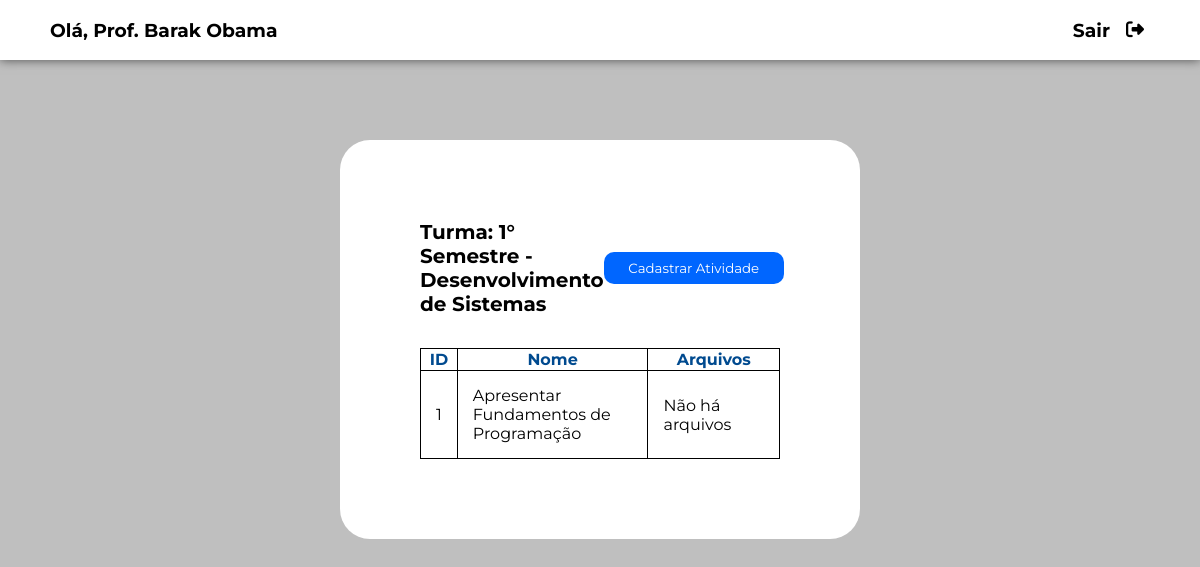
The app's page /tela_atividades/1, older data.
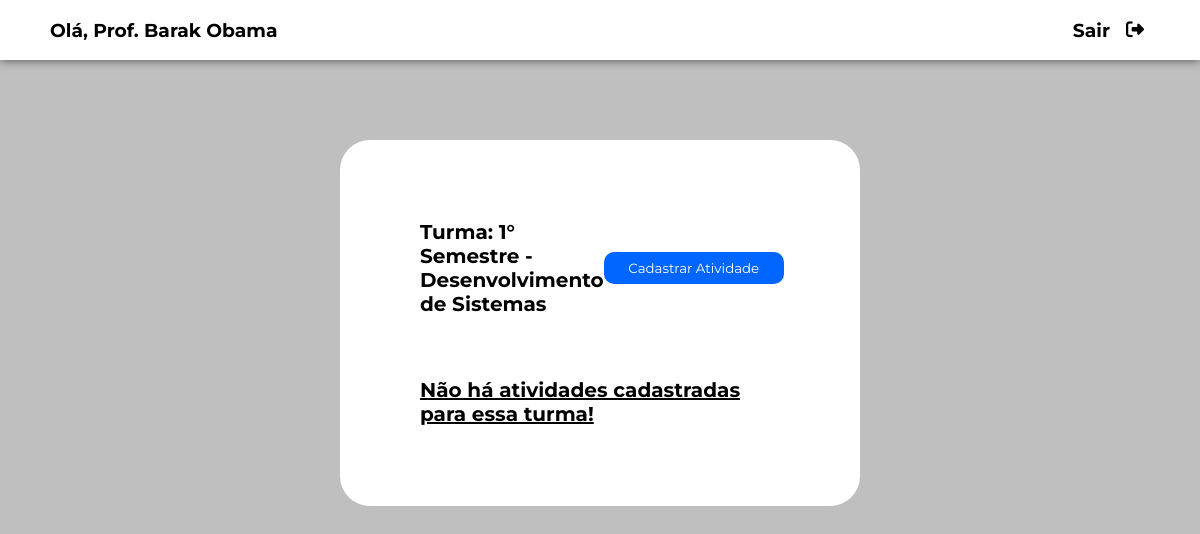
The same page, newer data.
### app_escola/models.py (models this page shows, shortened)
class Atividade(models.Model):
    nome_atividade = models.CharField(max_length=120)
    id_turma = models.ForeignKey(Turma, null=True, on_delete=models.CASCADE)
    arquivo = models.FileField(upload_to='atividade_arquivos/', blank=True)

### app_escola/views.py (the view)
# urls.py: path('tela_atividades/<int:id_turma>', views.tela_atividades, name='tela_atividades'),
def tela_atividades(request, id_turma):
    atividades_turma = Atividade.objects.filter(id_turma_id = id_turma)
    turma = Turma.objects.filter(pk=id_turma).first()
    return render(request, 'tela_atividades.html', {
        "atividades_turma": atividades_turma,
        "turma_id": id_turma,
        "nome_turma": turma.nome_turma,
        "nome": turma.id_professor
    })

### app_escola/models.py (called while the page is built)
    def __str__(self):
        return self.nome

### app_escola/templates/tela_atividades.html (shortened to what this page needs)
{% load static %}
<!Doctype HTML>
<html lang="pt-br">
<head>
	<link rel="stylesheet" type="text/css" href="{% static 'css/tela_atividades.css' %}">
</head>
<body>
	<header>
		<nav class="navbar">
			<h3> Olá, {{nome}} </h3>
			<div class="logout-container">
				<h3> Sair </h3>
				<a href="{%url 'login' %}"><button type="submit"><i class="fa-solid fa-right-from-bracket"></i></button></a>
			</div>
		</nav>
	</header>
	<div class="general-container">
		<div class="table-container">
			<div class="container-cadastro">
                <p> Turma: {{nome_turma}} </p>
				<a href="{% url 'cadastro_atividade' id_turma=turma_id %}"><button type="submit" class="btn-cadastro"> Cadastrar Atividade </button></a>
			</div>
			{% if atividades_turma %}
					<table>
						<thead>
							<th> ID </th>
							<th> Nome </th>
							<th> Arquivos </th>
						</thead>
						<tbody>
							{% for atividade in atividades_turma %}
								<tr>
									<td> {{ atividade.id }} </td>
									<td> {{ atividade.nome_atividade }} </td>
									{% if atividade.arquivo %}
									<td> <a href="../../{{atividade.arquivo}}">Arquivo </a></td>
									{% else %}
									<td> Não há arquivos </td>
									{% endif %}
								</tr>
							{% endfor %}
						</tbody>
					</table>
			{% else %}
				<div style="display: flex; justify-content: center; margin-top: 30px;">
					<p style="font-size: 20px; font-weight: bold; text-decoration: underline;"> Não há atividades cadastradas para essa turma!</p>
				</div>
			{% endif %}
            </div>
		</div>
</body>
</html>

Row changes from the older to the newer data that the page shows:
removed Atividade: id "1", nome_atividade "Apresentar Fundamentos de Programação", arquivo "Não há arquivos"
Text that changed along with them:
text no longer shown: "ID Nome Arquivos"
text now shown: "Não há atividades cadastradas para essa turma!"
